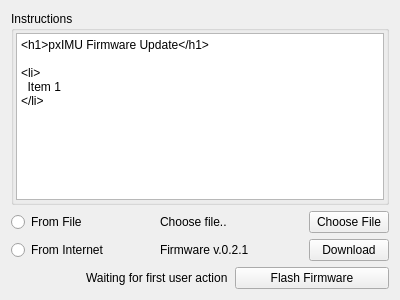
<?xml version="1.0" encoding="UTF-8"?>
<ui version="4.0">
 <class>QGCPxImuFirmwareUpdate</class>
 <widget class="QWidget" name="QGCPxImuFirmwareUpdate">
  <property name="geometry">
   <rect>
    <x>0</x>
    <y>0</y>
    <width>400</width>
    <height>300</height>
   </rect>
  </property>
  <property name="windowTitle">
   <string>Form</string>
  </property>
  <layout class="QGridLayout" name="gridLayout">
   <item row="0" column="0" colspan="5">
    <widget class="QGroupBox" name="groupBox">
     <property name="title">
      <string>Instructions</string>
     </property>
     <layout class="QHBoxLayout" name="horizontalLayout">
      <property name="margin">
       <number>2</number>
      </property>
      <item>
       <widget class="QPlainTextEdit" name="plainTextEdit">
        <property name="plainText">
         <string>&lt;h1&gt;pxIMU Firmware Update&lt;/h1&gt;

&lt;li&gt;
  &lt;item&gt;Item 1&lt;/item&gt;
&lt;/li&gt;
</string>
        </property>
       </widget>
      </item>
     </layout>
    </widget>
   </item>
   <item row="1" column="0" colspan="2">
    <widget class="QRadioButton" name="radioButton">
     <property name="text">
      <string>From File</string>
     </property>
    </widget>
   </item>
   <item row="1" column="2" colspan="2">
    <widget class="QLabel" name="label_3">
     <property name="text">
      <string>Choose file..</string>
     </property>
    </widget>
   </item>
   <item row="1" column="4">
    <widget class="QPushButton" name="pushButton_2">
     <property name="text">
      <string>Choose File</string>
     </property>
    </widget>
   </item>
   <item row="2" column="0" colspan="2">
    <widget class="QRadioButton" name="radioButton_2">
     <property name="text">
      <string>From Internet</string>
     </property>
    </widget>
   </item>
   <item row="2" column="2" colspan="2">
    <widget class="QLabel" name="label_4">
     <property name="text">
      <string>Firmware v.0.2.1</string>
     </property>
    </widget>
   </item>
   <item row="2" column="4">
    <widget class="QPushButton" name="pushButton_3">
     <property name="text">
      <string>Download</string>
     </property>
    </widget>
   </item>
   <item row="3" column="0">
    <widget class="QLabel" name="label">
     <property name="text">
      <string/>
     </property>
    </widget>
   </item>
   <item row="3" column="1" colspan="2">
    <widget class="QLabel" name="label_2">
     <property name="text">
      <string>Waiting for first user action</string>
     </property>
    </widget>
   </item>
   <item row="3" column="3" colspan="2">
    <widget class="QPushButton" name="pushButton">
     <property name="text">
      <string>Flash Firmware</string>
     </property>
    </widget>
   </item>
  </layout>
 </widget>
 <resources/>
 <connections/>
</ui>
